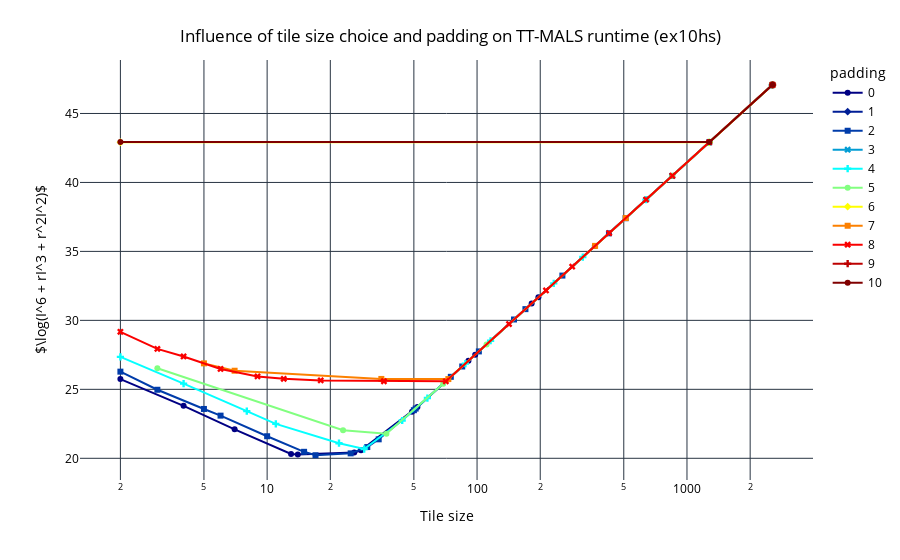

Notebook code for this chart:
### Code cell
line_plot_padding_tile_size_tt_mals_runtime_per_matrix(padding_df, "ex10hs")

### Figure 1 — Plotly figure (JSON) as saved in the notebook; plotly's stock layout.template omitted (floating-point values rounded to 4 significant figures)
{"data": [{"hovertemplate": "padding=0<br>Tile size=%{x}<br>log_obj_func=%{y}<extra></extra>", "legendgroup": "0", "line": {"color": "rgb(0, 0, 131)", "dash": "solid"}, "marker": {"symbol": "circle"}, "mode": "lines+markers", "name": "0", "orientation": "v", "showlegend": true, "x": [2.0, 4.0, 7.0, 13.0, 14.0, 26.0, 28.0, 49.0, 52.0, 91.0, 98.0, 182.0, 196.0, 364.0, 637.0, 1274.0, 2548.0], "xaxis": "x", "y": [25.75, 23.81, 22.1, 20.32, 20.27, 20.41, 20.58, 23.37, 23.72, 27.07, 27.51, 31.22, 31.67, 35.38, 38.74, 42.9, 47.06], "yaxis": "y", "type": "scatter"}, {"hovertemplate": "padding=1<br>Tile size=%{x}<br>log_obj_func=%{y}<extra></extra>", "legendgroup": "1", "line": {"color": "rgb(0, 30, 150)", "dash": "solid"}, "marker": {"symbol": "diamond"}, "mode": "lines+markers", "name": "1", "orientation": "v", "showlegend": true, "x": [2549.0], "xaxis": "x", "y": [47.06], "yaxis": "y", "type": "scatter"}, {"hovertemplate": "padding=2<br>Tile size=%{x}<br>log_obj_func=%{y}<extra></extra>", "legendgroup": "2", "line": {"color": "rgb(0, 60, 170)", "dash": "solid"}, "marker": {"symbol": "square"}, "mode": "lines+markers", "name": "2", "orientation": "v", "showlegend": true, "x": [2.0, 3.0, 5.0, 6.0, 10.0, 15.0, 17.0, 25.0, 30.0, 34.0, 50.0, 51.0, 75.0, 85.0, 102.0, 150.0, 170.0, 255.0, 425.0, 510.0, 850.0, 1275.0, 2550.0], "xaxis": "x", "y": [26.28, 24.97, 23.58, 23.09, 21.6, 20.47, 20.22, 20.36, 20.82, 21.38, 23.49, 23.61, 25.91, 26.66, 27.75, 30.06, 30.81, 33.25, 36.31, 37.41, 40.47, 42.9, 47.06], "yaxis": "y", "type": "scatter"}, {"hovertemplate": "padding=3<br>Tile size=%{x}<br>log_obj_func=%{y}<extra></extra>", "legendgroup": "3", "line": {"color": "rgb(2, 157, 212)", "dash": "solid"}, "marker": {"symbol": "x"}, "mode": "lines+markers", "name": "3", "orientation": "v", "showlegend": true, "x": [2551.0], "xaxis": "x", "y": [47.07], "yaxis": "y", "type": "scatter"}, {"hovertemplate": "padding=4<br>Tile size=%{x}<br>log_obj_func=%{y}<extra></extra>", "legendgroup": "4", "line": {"color": "rgb(5, 255, 255)", "dash": "solid"}, "marker": {"symbol": "cross"}, "mode": "lines+markers", "name": "4", "orientation": "v", "showlegend": true, "x": [2.0, 4.0, 8.0, 11.0, 22.0, 29.0, 44.0, 58.0, 88.0, 116.0, 232.0, 319.0, 638.0, 1276.0, 2552.0], "xaxis": "x", "y": [27.35, 25.42, 23.42, 22.5, 21.09, 20.67, 22.74, 24.37, 26.86, 28.52, 32.68, 34.59, 38.75, 42.91, 47.07], "yaxis": "y", "type": "scatter"}, {"hovertemplate": "padding=5<br>Tile size=%{x}<br>log_obj_func=%{y}<extra></extra>", "legendgroup": "5", "line": {"color": "rgb(130, 255, 128)", "dash": "solid"}, "marker": {"symbol": "circle"}, "mode": "lines+markers", "name": "5", "orientation": "v", "showlegend": true, "x": [3.0, 23.0, 37.0, 69.0, 111.0, 851.0, 2553.0], "xaxis": "x", "y": [26.53, 22.03, 21.78, 25.41, 28.26, 40.48, 47.07], "yaxis": "y", "type": "scatter"}, {"hovertemplate": "padding=6<br>Tile size=%{x}<br>log_obj_func=%{y}<extra></extra>", "legendgroup": "6", "line": {"color": "rgb(255, 255, 0)", "dash": "solid"}, "marker": {"symbol": "diamond"}, "mode": "lines+markers", "name": "6", "orientation": "v", "showlegend": true, "x": [2.0, 1277.0, 2554.0], "xaxis": "x", "y": [42.91, 42.91, 47.07], "yaxis": "y", "type": "scatter"}, {"hovertemplate": "padding=7<br>Tile size=%{x}<br>log_obj_func=%{y}<extra></extra>", "legendgroup": "7", "line": {"color": "rgb(252, 128, 0)", "dash": "solid"}, "marker": {"symbol": "square"}, "mode": "lines+markers", "name": "7", "orientation": "v", "showlegend": true, "x": [5.0, 7.0, 35.0, 73.0, 365.0, 511.0, 2555.0], "xaxis": "x", "y": [26.88, 26.35, 25.75, 25.74, 35.4, 37.42, 47.07], "yaxis": "y", "type": "scatter"}, {"hovertemplate": "padding=8<br>Tile size=%{x}<br>log_obj_func=%{y}<extra></extra>", "legendgroup": "8", "line": {"color": "rgb(250, 0, 0)", "dash": "solid"}, "marker": {"symbol": "x"}, "mode": "lines+markers", "name": "8", "orientation": "v", "showlegend": true, "x": [2.0, 3.0, 4.0, 6.0, 9.0, 12.0, 18.0, 36.0, 71.0, 142.0, 213.0, 284.0, 426.0, 639.0, 852.0, 1278.0, 2556.0], "xaxis": "x", "y": [29.17, 27.93, 27.38, 26.48, 25.94, 25.76, 25.65, 25.59, 25.58, 29.73, 32.17, 33.89, 36.33, 38.76, 40.49, 42.92, 47.08], "yaxis": "y", "type": "scatter"}, {"hovertemplate": "padding=9<br>Tile size=%{x}<br>log_obj_func=%{y}<extra></extra>", "legendgroup": "9", "line": {"color": "rgb(189, 0, 0)", "dash": "solid"}, "marker": {"symbol": "cross"}, "mode": "lines+markers", "name": "9", "orientation": "v", "showlegend": true, "x": [2557.0], "xaxis": "x", "y": [47.08], "yaxis": "y", "type": "scatter"}, {"hovertemplate": "padding=10<br>Tile size=%{x}<br>log_obj_func=%{y}<extra></extra>", "legendgroup": "10", "line": {"color": "rgb(128, 0, 0)", "dash": "solid"}, "marker": {"symbol": "circle"}, "mode": "lines+markers", "name": "10", "orientation": "v", "showlegend": true, "x": [2.0, 1279.0, 2558.0], "xaxis": "x", "y": [42.92, 42.92, 47.08], "yaxis": "y", "type": "scatter"}], "layout": {"xaxis": {"anchor": "y", "domain": [0.0, 1.0], "title": {"text": "Tile size"}, "type": "log"}, "yaxis": {"anchor": "x", "domain": [0.0, 1.0], "title": {"text": "$\\log(I^6 + rI^3 + r^2I^2)$"}}, "legend": {"title": {"text": "padding"}, "tracegroupgap": 0}, "margin": {"t": 60}, "title": {"text": "Influence of tile size choice and padding on TT-MALS runtime (ex10hs)", "x": 0.5, "xanchor": "center", "yanchor": "top"}, "font": {"color": "black"}, "plot_bgcolor": "white", "paper_bgcolor": "white"}}
